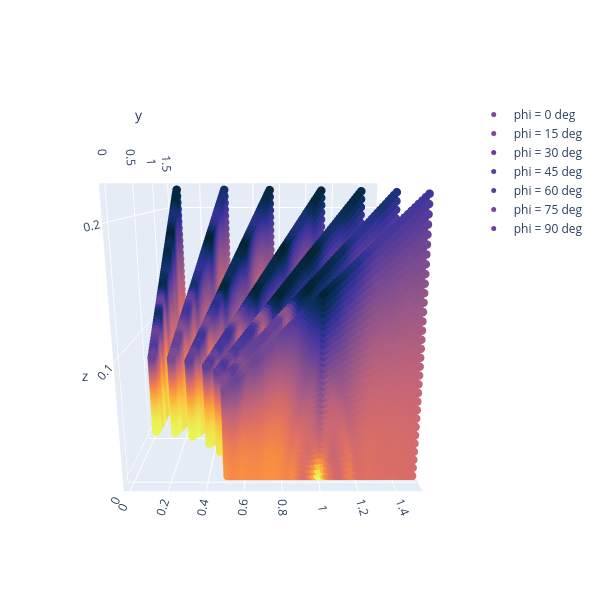

Notebook source saved alongside this figure:
### Markdown cell above
Let's do it at different angles:

### Code cell
from IPython.display import display, HTML
fig = go.Figure()

dphi = 15
for phi in np.arange(0,90+dphi,dphi):

    slice = f"phi={phi} deg"
    gasdens_slice,mesh = gasdens.meshslice(slice=slice)

    fig.add_trace(
        go.Scatter3d(
            x=mesh.x.flatten(),
            y=mesh.y.flatten(),
            z=mesh.z.flatten(),
            mode='markers',
            name='phi = '+str(phi)+' deg',
            marker=dict(
                size=5,
                color=np.log10(gasdens_slice).flatten(),
                colorscale='thermal',
                opacity=1
            )
        )
    )

fig.update_layout(
    autosize=False,
    width=600,
    height=600,
    paper_bgcolor='rgba(0,0,0,0)',
    plot_bgcolor='rgba(0,0,0,0)',
    scene=dict(aspectmode='cube'),
    scene_camera = dict(
        up=dict(x=0,y=0,z=1),
        center=dict(x=0,y=0,z=0),
        eye=dict(x=0,y=-2,z=0.5)
    ),
)

# Show the plot
fig.show()

### Figure 1 — Plotly figure (JSON) as saved in the notebook; plotly's stock layout.template omitted (floating-point values rounded to 4 significant figures; data arrays with more than 128 entries replaced by an {"elided": "..."} marker saying what was removed)
{"data": [{"marker": {"color": {"elided": "2048 float values"}, "colorscale": [[0, "rgb(3, 35, 51)"], [0.09091, "rgb(13, 48, 100)"], [0.1818, "rgb(53, 50, 155)"], [0.2727, "rgb(93, 62, 153)"], [0.3636, "rgb(126, 77, 143)"], [0.4545, "rgb(158, 89, 135)"], [0.5455, "rgb(193, 100, 121)"], [0.6364, "rgb(225, 113, 97)"], [0.7273, "rgb(246, 139, 69)"], [0.8182, "rgb(251, 173, 60)"], [0.9091, "rgb(246, 211, 70)"], [1, "rgb(231, 250, 90)"]], "opacity": 1, "size": 5}, "mode": "markers", "name": "phi = 0 deg", "type": "scatter3d", "x": {"elided": "2048 float values"}, "y": {"elided": "2048 float values"}, "z": {"elided": "2048 float values"}}, {"marker": {"color": {"elided": "2048 float values"}, "colorscale": [[0, "rgb(3, 35, 51)"], [0.09091, "rgb(13, 48, 100)"], [0.1818, "rgb(53, 50, 155)"], [0.2727, "rgb(93, 62, 153)"], [0.3636, "rgb(126, 77, 143)"], [0.4545, "rgb(158, 89, 135)"], [0.5455, "rgb(193, 100, 121)"], [0.6364, "rgb(225, 113, 97)"], [0.7273, "rgb(246, 139, 69)"], [0.8182, "rgb(251, 173, 60)"], [0.9091, "rgb(246, 211, 70)"], [1, "rgb(231, 250, 90)"]], "opacity": 1, "size": 5}, "mode": "markers", "name": "phi = 15 deg", "type": "scatter3d", "x": {"elided": "2048 float values"}, "y": {"elided": "2048 float values"}, "z": {"elided": "2048 float values"}}, {"marker": {"color": {"elided": "2048 float values"}, "colorscale": [[0, "rgb(3, 35, 51)"], [0.09091, "rgb(13, 48, 100)"], [0.1818, "rgb(53, 50, 155)"], [0.2727, "rgb(93, 62, 153)"], [0.3636, "rgb(126, 77, 143)"], [0.4545, "rgb(158, 89, 135)"], [0.5455, "rgb(193, 100, 121)"], [0.6364, "rgb(225, 113, 97)"], [0.7273, "rgb(246, 139, 69)"], [0.8182, "rgb(251, 173, 60)"], [0.9091, "rgb(246, 211, 70)"], [1, "rgb(231, 250, 90)"]], "opacity": 1, "size": 5}, "mode": "markers", "name": "phi = 30 deg", "type": "scatter3d", "x": {"elided": "2048 float values"}, "y": {"elided": "2048 float values"}, "z": {"elided": "2048 float values"}}, {"marker": {"color": {"elided": "2048 float values"}, "colorscale": [[0, "rgb(3, 35, 51)"], [0.09091, "rgb(13, 48, 100)"], [0.1818, "rgb(53, 50, 155)"], [0.2727, "rgb(93, 62, 153)"], [0.3636, "rgb(126, 77, 143)"], [0.4545, "rgb(158, 89, 135)"], [0.5455, "rgb(193, 100, 121)"], [0.6364, "rgb(225, 113, 97)"], [0.7273, "rgb(246, 139, 69)"], [0.8182, "rgb(251, 173, 60)"], [0.9091, "rgb(246, 211, 70)"], [1, "rgb(231, 250, 90)"]], "opacity": 1, "size": 5}, "mode": "markers", "name": "phi = 45 deg", "type": "scatter3d", "x": {"elided": "2048 float values"}, "y": {"elided": "2048 float values"}, "z": {"elided": "2048 float values"}}, {"marker": {"color": {"elided": "2048 float values"}, "colorscale": [[0, "rgb(3, 35, 51)"], [0.09091, "rgb(13, 48, 100)"], [0.1818, "rgb(53, 50, 155)"], [0.2727, "rgb(93, 62, 153)"], [0.3636, "rgb(126, 77, 143)"], [0.4545, "rgb(158, 89, 135)"], [0.5455, "rgb(193, 100, 121)"], [0.6364, "rgb(225, 113, 97)"], [0.7273, "rgb(246, 139, 69)"], [0.8182, "rgb(251, 173, 60)"], [0.9091, "rgb(246, 211, 70)"], [1, "rgb(231, 250, 90)"]], "opacity": 1, "size": 5}, "mode": "markers", "name": "phi = 60 deg", "type": "scatter3d", "x": {"elided": "2048 float values"}, "y": {"elided": "2048 float values"}, "z": {"elided": "2048 float values"}}, {"marker": {"color": {"elided": "2048 float values"}, "colorscale": [[0, "rgb(3, 35, 51)"], [0.09091, "rgb(13, 48, 100)"], [0.1818, "rgb(53, 50, 155)"], [0.2727, "rgb(93, 62, 153)"], [0.3636, "rgb(126, 77, 143)"], [0.4545, "rgb(158, 89, 135)"], [0.5455, "rgb(193, 100, 121)"], [0.6364, "rgb(225, 113, 97)"], [0.7273, "rgb(246, 139, 69)"], [0.8182, "rgb(251, 173, 60)"], [0.9091, "rgb(246, 211, 70)"], [1, "rgb(231, 250, 90)"]], "opacity": 1, "size": 5}, "mode": "markers", "name": "phi = 75 deg", "type": "scatter3d", "x": {"elided": "2048 float values"}, "y": {"elided": "2048 float values"}, "z": {"elided": "2048 float values"}}, {"marker": {"color": {"elided": "2048 float values"}, "colorscale": [[0, "rgb(3, 35, 51)"], [0.09091, "rgb(13, 48, 100)"], [0.1818, "rgb(53, 50, 155)"], [0.2727, "rgb(93, 62, 153)"], [0.3636, "rgb(126, 77, 143)"], [0.4545, "rgb(158, 89, 135)"], [0.5455, "rgb(193, 100, 121)"], [0.6364, "rgb(225, 113, 97)"], [0.7273, "rgb(246, 139, 69)"], [0.8182, "rgb(251, 173, 60)"], [0.9091, "rgb(246, 211, 70)"], [1, "rgb(231, 250, 90)"]], "opacity": 1, "size": 5}, "mode": "markers", "name": "phi = 90 deg", "type": "scatter3d", "x": {"elided": "2048 float values"}, "y": {"elided": "2048 float values"}, "z": {"elided": "2048 float values"}}], "layout": {"autosize": false, "height": 600, "paper_bgcolor": "rgba(0,0,0,0)", "plot_bgcolor": "rgba(0,0,0,0)", "scene": {"aspectmode": "cube", "camera": {"center": {"x": 0, "y": 0, "z": 0}, "eye": {"x": 0, "y": -2, "z": 0.5}, "up": {"x": 0, "y": 0, "z": 1}}}, "width": 600}}
